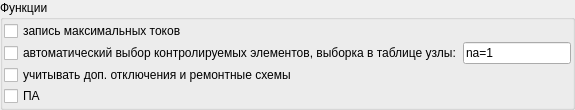
           <widget class="QGroupBox" name="groupBox_2">
            <property name="maximumSize">
             <size>
              <width>16777215</width>
              <height>120</height>
             </size>
            </property>
            <property name="title">
             <string>Функции</string>
            </property>
            <layout class="QVBoxLayout" name="verticalLayout_6">
             <property name="spacing">
              <number>1</number>
             </property>
             <property name="leftMargin">
              <number>1</number>
             </property>
             <property name="topMargin">
              <number>1</number>
             </property>
             <property name="rightMargin">
              <number>1</number>
             </property>
             <property name="bottomMargin">
              <number>1</number>
             </property>
             <item>
              <widget class="QCheckBox" name="cb_Imax">
               <property name="text">
                <string>запись максимальных токов  </string>
               </property>
               <property name="checked">
                <bool>false</bool>
               </property>
              </widget>
             </item>
             <item>
              <layout class="QHBoxLayout" name="horizontalLayout_11">
               <item>
                <widget class="QCheckBox" name="cb_auto_kontrol">
                 <property name="minimumSize">
                  <size>
                   <width>0</width>
                   <height>10</height>
                  </size>
                 </property>
                 <property name="text">
                  <string>автоматический выбор контролируемых элементов, выборка в таблице узлы:</string>
                 </property>
                 <property name="checked">
                  <bool>false</bool>
                 </property>
                </widget>
               </item>
               <item>
                <widget class="QLineEdit" name="le__auto_kontrol_choice">
                 <property name="minimumSize">
                  <size>
                   <width>0</width>
                   <height>20</height>
                  </size>
                 </property>
                 <property name="text">
                  <string>na=1</string>
                 </property>
                </widget>
               </item>
              </layout>
             </item>
             <item>
              <widget class="QCheckBox" name="cb_add_disabling_repair">
               <property name="text">
                <string>учитывать доп. отключения и ремонтные схемы  </string>
               </property>
               <property name="checked">
                <bool>false</bool>
               </property>
              </widget>
             </item>
             <item>
              <widget class="QCheckBox" name="cb_pa">
               <property name="text">
                <string>ПА</string>
               </property>
               <property name="checked">
                <bool>false</bool>
               </property>
              </widget>
             </item>
            </layout>
           </widget>
